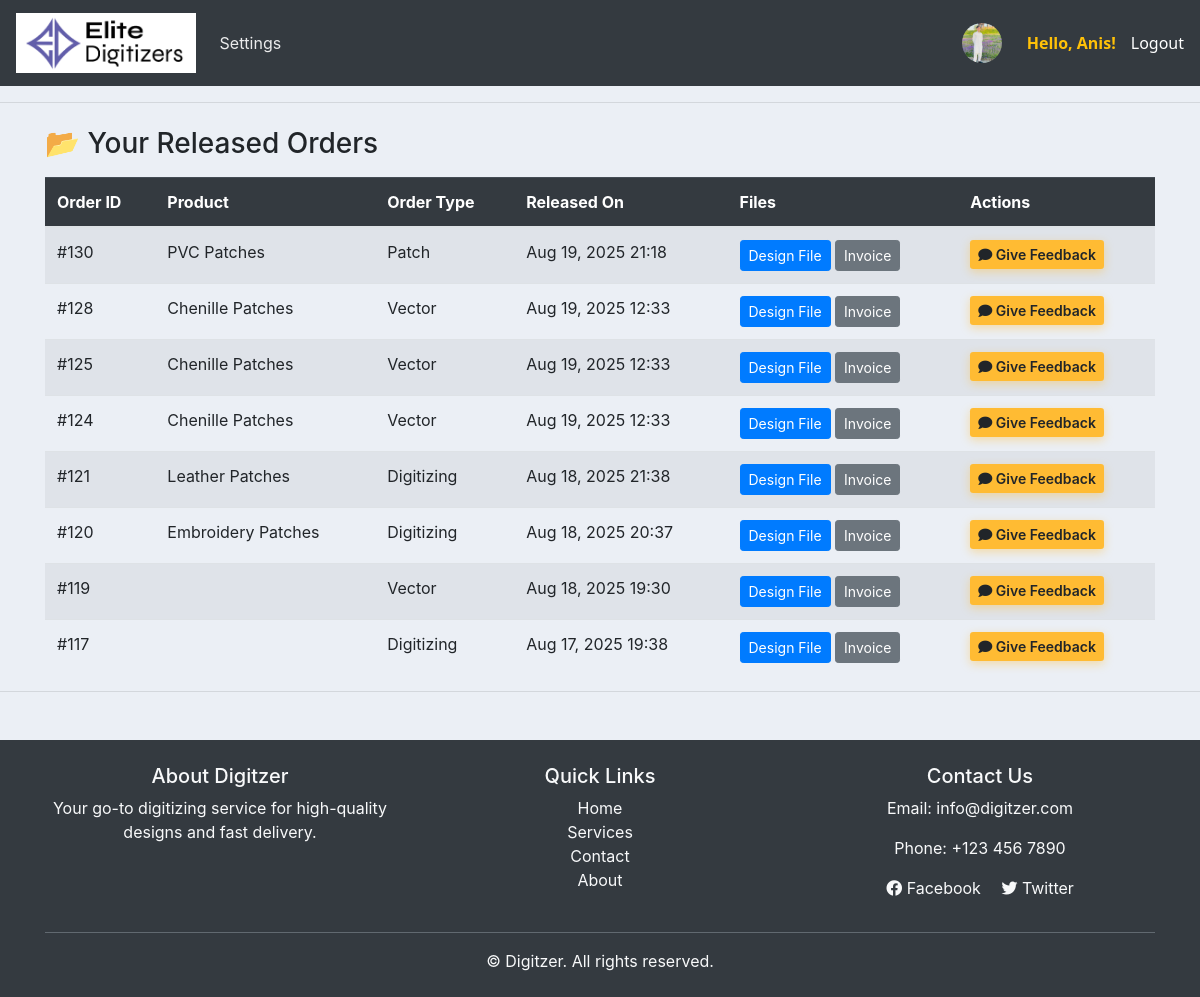
The app's page /customer/released-orders/ (signed in), older data.
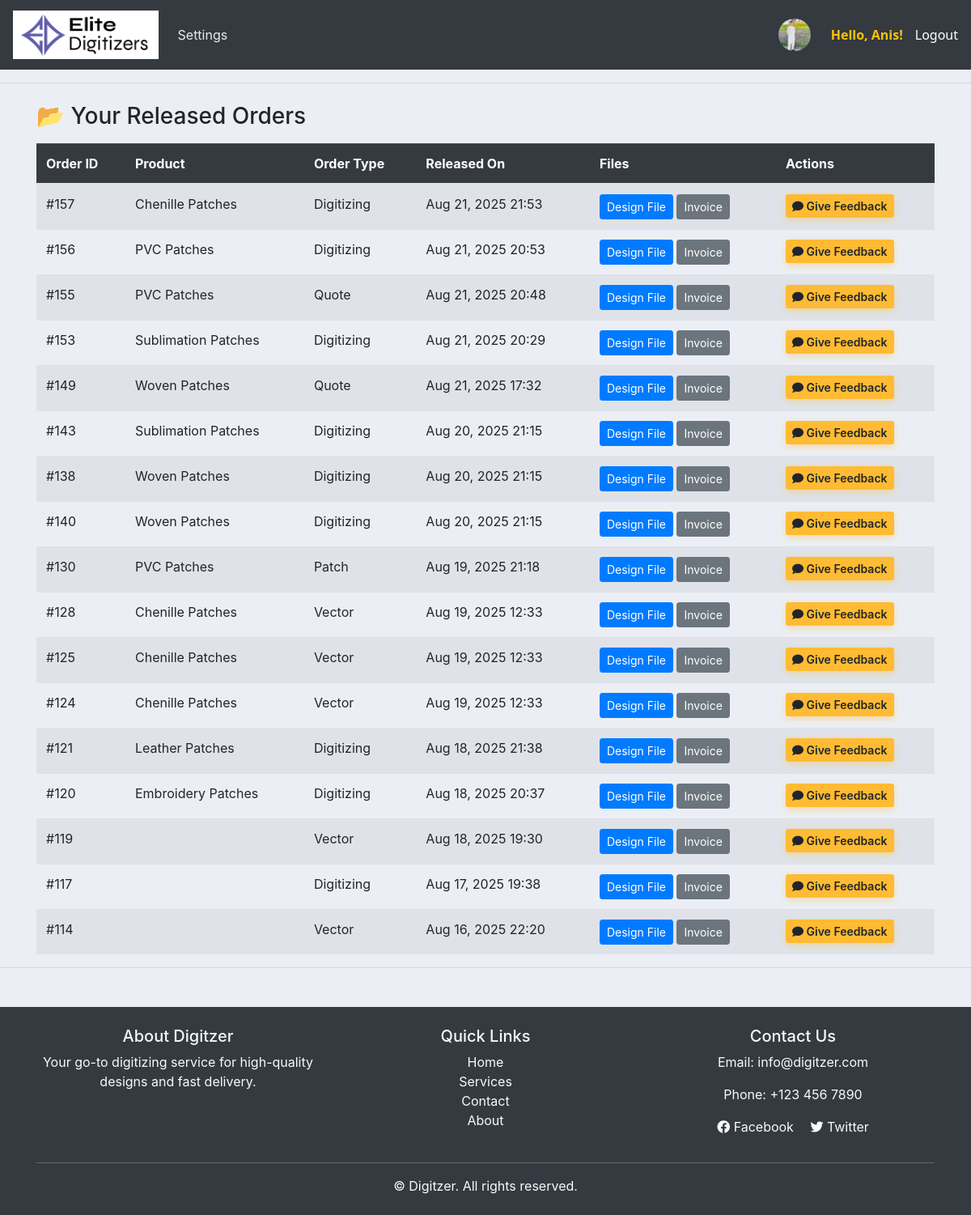
The same page, newer data.
### accounts/models.py (models this page shows, shortened)
class Order(models.Model):
    STATUS = (
        ('Pending', 'Pending'),
        ('Out for delivery', 'Out for delivery'),
        ('Delivered', 'Delivered'),
        ('Quote Requested', 'Quote Requested'),
        ('Active', 'Active'),
        ('Completed', 'Completed'),
        ('Released', 'Released'),
    )
    ORDER_TYPE = (
        ('Digitizing', 'Digitizing'),
        ('Vector', 'Vector'),
        ('Patch', 'Patch'),
        ('Quote', 'Quote'),
    )
    PAYMENT_STATUS = (
        ('Pending', 'Pending'),
        ('Paid', 'Paid'),
        ('Refunded', 'Refunded'),
    )
    REVIEW_STATUS = (
    ('Pending', 'Pending'),
    ('Approved', 'Approved'),
    ('Rejected', 'Rejected'),
    )
    PLACEMENT_CHOICES = [
        ('Apron', 'Apron'),
        ('Bags', 'Bags'),
        ('Cap', 'Cap'),
        ('Cap Side', 'Cap Side'),
        ('Cap Back', 'Cap Back'),
        ('Chest', 'Chest'),
        ('Gloves', 'Gloves'),
        ('Jacket Back', 'Jacket Back'),
        ('Patches', 'Patches'),
        ('Sleeve', 'Sleeve'),
        ('Towel', 'Towel'),
        ('Visor', 'Visor'),
        ('Other', 'Other'),
    ]
    FABRIC_CHOICES = [
        ('Blanket', 'Blanket'),
        ('Canvas', 'Canvas'),
        ('Canis', 'Canis'),
        ('Cotton Woven', 'Cotton Woven'),
        ('Denim', 'Denim'),
        ('Felt', 'Felt'),
        ('Flannel', 'Flannel'),
        ('Fleece', 'Fleece'),
        ('Leather', 'Leather'),
        ('Nylon', 'Nylon'),
        ('Pique', 'Pique'),
        ('Polyester', 'Polyester'),
        ('Silk', 'Silk'),
        ('Single Jersey', 'Single Jersey'),
        ('Towel', 'Towel'),
        ('Twill', 'Twill'),
        ('Other', 'Other'),
    ]
    FORMAT_CHOICES = [
        ('100', '100'),
        ('cdr', 'cdr'),
        ('cdn', 'cdn'),
        ('dsb', 'dsb'),
        ('dst', 'dst'),
        ('dsz', 'dsz'),
        ('emb', 'emb'),
        ('exp', 'exp'),
        ('jef', 'jef'),
        ('ksm', 'ksm'),
        ('ofm', 'ofm'),
        ('pes', 'pes'),
        ('pxf', 'pxf'),
        ('pof', 'pof'),
        ('tap', 'tap'),
        ('xxx', 'xxx'),
        ('other', 'Other'),
    ]
    customer = models.ForeignKey(Customer, on_delete=models.CASCADE)
    product = models.ForeignKey(Product, null=True, on_delete=models.SET_NULL)
    order_type = models.CharField(max_length=50, choices=ORDER_TYPE, null=True, blank=True)
    date_created = models.DateTimeField(auto_now_add=True, null=True)
    status = models.CharField(max_length=200, null=True, choices=STATUS)
    Additional_information = models.TextField(blank=True, null=True)
    design_file = models.FileField(upload_to='designs/', null=True, blank=True)
    invoice_file = models.FileField(upload_to='invoices/', null=True, blank=True)
    quantity = models.PositiveIntegerField(default=1)
    fabric_material = models.CharField(max_length=100, blank=True, null=True, choices=FABRIC_CHOICES)
    Required_Format = models.CharField(max_length=100, blank=True, null=True, default='DST', choices=FORMAT_CHOICES)
    urgent = models.BooleanField(default=False)
    price = models.DecimalField(max_digits=10, decimal_places=2, blank=True, null=True, default=0.00)
    Height = models.CharField(max_length=100, blank=True, null=True, default='standard')
    Width = models.CharField(max_length=100, blank=True, null=True, default='standard')
    total_colors = models.PositiveIntegerField(null=True ,blank=True)
    turnaround_time = models.CharField(max_length=100, blank=True, null=True)
    placement = models.CharField(max_length=100, blank=True, null=True, choices=PLACEMENT_CHOICES)
    released = models.BooleanField(default=False)  # For release_projects
    payment_status = models.CharField(max_length=20, choices=PAYMENT_STATUS, default='Pending')  # For follow-up payments
    date_completed = models.DateTimeField(null=True, blank=True)  # Optional: track completion time
    review_status = models.CharField(max_length=20, choices=REVIEW_STATUS, default='Pending')
    review_comment = models.TextField(blank=True, null=True)
    design_file = models.FileField(upload_to='designs/', blank=True, null=True)
    assigned_designer = models.ForeignKey(User, on_delete=models.SET_NULL, null=True, blank=True, related_name='designer_orders')

class Product(models.Model):
    CATEGORY = (
        ('Indoor', 'Indoor'),
        ('Out Door', 'Out Door'),
    )
    name = models.CharField(max_length=200)
    price = models.FloatField(null=True)
    category = models.CharField(max_length=200, null=True, choices=CATEGORY)
    image = models.ImageField(upload_to='products/',null=True, blank=True)
    description = models.CharField(max_length=200)
    date_created = models.DateTimeField(auto_now_add=True, null=True)
    tags = models.ManyToManyField(Tag)

### accounts/views.py (the view)
# urls.py: path("customer/released-orders/", views.customer_orders, name="released_orders"),
@login_required
def customer_orders(request):
    customer = get_object_or_404(Customer, user=request.user)
    released_orders = Order.objects.filter(customer=customer, status="Released").order_by('-date_created')
    return render(request, "accounts/released_orders.html", {
        "released_orders": released_orders
    })

### templates/accounts/released_orders.html
{% extends "accounts/main.html" %}
{% block content %}
<div class="container mt-4">
    <h3>📂 Your Released Orders</h3>
    {% if released_orders %}
    <table class="table table-striped mt-3">
        <thead class="table-dark">
            <tr>
                <th>Order ID</th>
                <th>Product</th>
                <th>Order Type</th>
                <th>Released On</th>
                <th>Files</th>
                <th>Actions</th>
            </tr>
        </thead>
        <tbody>
            {% for order in released_orders %}
            <tr>
                <td>#{{ order.id }}</td>
                <td>{{ order.product.name }}</td>
                <td>{{ order.order_type }}</td>
                <td>{{ order.date_created|date:"M d, Y H:i" }}</td>
                <td>
                    {% if order.design_file %}
                        <a href="{{ order.design_file.url }}" class="btn btn-sm btn-primary">Design File</a>
                    {% endif %}
                    {% if order.invoice_file %}
                        <a href="{{ order.invoice_file.url }}" class="btn btn-sm btn-secondary">Invoice</a>
                    {% endif %}
                </td>
                <td>
                    <a href="{% url 'submit_feedback' order.id %}" class="btn btn-sm btn-warning">
                        <i class="fas fa-comment"></i> Give Feedback
                    </a>
                </td>
            </tr>
            {% endfor %}
        </tbody>
    </table>
    {% else %}
    <div class="alert alert-warning">You don’t have any released orders yet.</div>
    {% endif %}
</div>
{% endblock %}

Row changes from the older to the newer data that the page shows:
added Order: id "157", product.name "Chenille Patches", order_type "Digitizing", date_created "Aug 21, 2025 21:53"
added Order: id "156", product.name "PVC Patches", order_type "Digitizing", date_created "Aug 21, 2025 20:53"
added Order: id "155", product.name "PVC Patches", order_type "Quote", date_created "Aug 21, 2025 20:48"
added Order: id "153", product.name "Sublimation Patches", order_type "Digitizing", date_created "Aug 21, 2025 20:29"
added Order: id "149", product.name "Woven Patches", order_type "Quote", date_created "Aug 21, 2025 17:32"
now on this page (row edited): Order: id "143", product.name "Sublimation Patches", order_type "Digitizing", date_created "Aug 20, 2025 21:15"
now on this page (row edited): Order: id "138", product.name "Woven Patches", order_type "Digitizing", date_created "Aug 20, 2025 21:15"
now on this page (row edited): Order: id "140", product.name "Woven Patches", order_type "Digitizing", date_created "Aug 20, 2025 21:15"
now on this page (row edited): Order: id "114", order_type "Vector", date_created "Aug 16, 2025 22:20"
